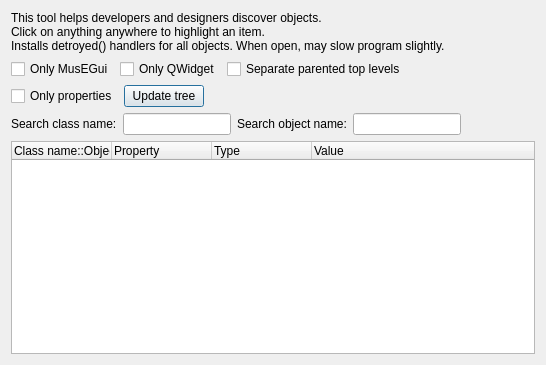
<?xml version="1.0" encoding="UTF-8"?>
<ui version="4.0">
 <class>SnooperDialogBase</class>
 <widget class="QDialog" name="SnooperDialogBase">
  <property name="geometry">
   <rect>
    <x>0</x>
    <y>0</y>
    <width>546</width>
    <height>365</height>
   </rect>
  </property>
  <property name="windowTitle">
   <string>Snooper</string>
  </property>
  <layout class="QVBoxLayout" name="verticalLayout">
   <item>
    <layout class="QHBoxLayout" name="horizontalLayout_3">
     <item>
      <widget class="QLabel" name="label">
       <property name="text">
        <string>This tool helps developers and designers discover objects.
Click on anything anywhere to highlight an item.
Installs detroyed() handlers for all objects. When open, may slow program slightly.</string>
       </property>
      </widget>
     </item>
    </layout>
   </item>
   <item>
    <layout class="QHBoxLayout" name="horizontalLayout">
     <item>
      <widget class="QCheckBox" name="onlyAppCheckBox">
       <property name="text">
        <string>Only MusEGui</string>
       </property>
      </widget>
     </item>
     <item>
      <widget class="QCheckBox" name="onlyWidgetCheckBox">
       <property name="text">
        <string>Only QWidget</string>
       </property>
      </widget>
     </item>
     <item>
      <widget class="QCheckBox" name="separateParentedTopLevelsCheckBox">
       <property name="text">
        <string>Separate parented top levels</string>
       </property>
      </widget>
     </item>
     <item>
      <spacer name="horizontalSpacer">
       <property name="orientation">
        <enum>Qt::Horizontal</enum>
       </property>
       <property name="sizeHint" stdset="0">
        <size>
         <width>40</width>
         <height>20</height>
        </size>
       </property>
      </spacer>
     </item>
    </layout>
   </item>
   <item>
    <layout class="QHBoxLayout" name="horizontalLayout_4">
     <item>
      <widget class="QCheckBox" name="onlyPropsCheckBox">
       <property name="text">
        <string>Only properties</string>
       </property>
      </widget>
     </item>
     <item>
      <widget class="QPushButton" name="updateButton">
       <property name="text">
        <string>Update tree</string>
       </property>
      </widget>
     </item>
     <item>
      <spacer name="horizontalSpacer_3">
       <property name="orientation">
        <enum>Qt::Horizontal</enum>
       </property>
       <property name="sizeHint" stdset="0">
        <size>
         <width>40</width>
         <height>20</height>
        </size>
       </property>
      </spacer>
     </item>
    </layout>
   </item>
   <item>
    <layout class="QHBoxLayout" name="horizontalLayout_2">
     <item>
      <widget class="QLabel" name="label_2">
       <property name="text">
        <string>Search class name:</string>
       </property>
      </widget>
     </item>
     <item>
      <widget class="QLineEdit" name="classNameLineEdit"/>
     </item>
     <item>
      <widget class="QLabel" name="label_3">
       <property name="text">
        <string>Search object name:</string>
       </property>
      </widget>
     </item>
     <item>
      <widget class="QLineEdit" name="objectNameLineEdit"/>
     </item>
     <item>
      <spacer name="horizontalSpacer_2">
       <property name="orientation">
        <enum>Qt::Horizontal</enum>
       </property>
       <property name="sizeHint" stdset="0">
        <size>
         <width>40</width>
         <height>20</height>
        </size>
       </property>
      </spacer>
     </item>
    </layout>
   </item>
   <item>
    <widget class="QTreeWidget" name="objectTree">
     <column>
      <property name="text">
       <string>Class name::Object name</string>
      </property>
     </column>
     <column>
      <property name="text">
       <string>Property</string>
      </property>
     </column>
     <column>
      <property name="text">
       <string>Type</string>
      </property>
     </column>
     <column>
      <property name="text">
       <string>Value</string>
      </property>
     </column>
    </widget>
   </item>
  </layout>
 </widget>
 <resources/>
 <connections/>
</ui>
